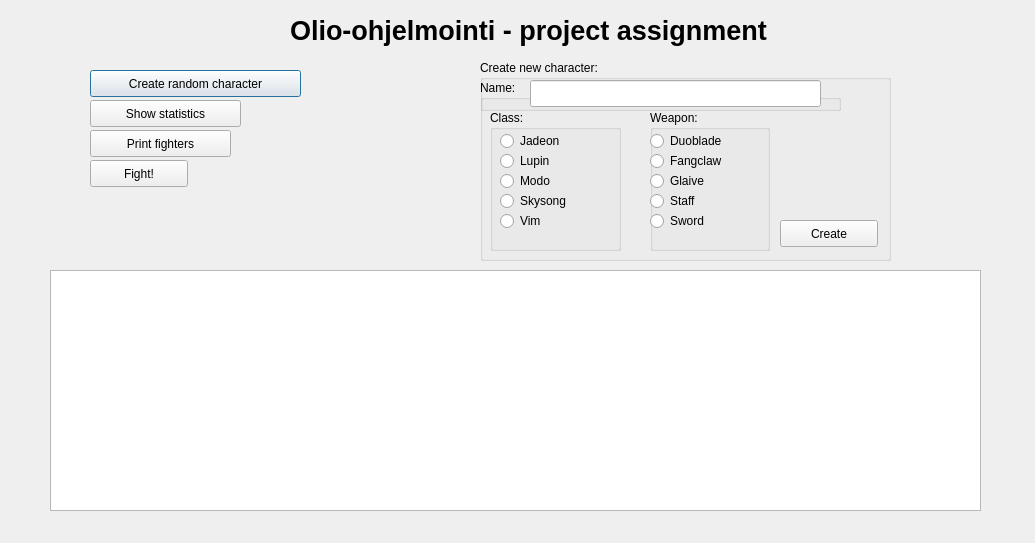
<?xml version="1.0" encoding="UTF-8"?>
<ui version="4.0">
 <class>HTForm</class>
 <widget class="QDialog" name="HTForm">
  <property name="geometry">
   <rect>
    <x>0</x>
    <y>0</y>
    <width>1035</width>
    <height>543</height>
   </rect>
  </property>
  <property name="windowTitle">
   <string>HTForm</string>
  </property>
  <widget class="QLabel" name="label">
   <property name="geometry">
    <rect>
     <x>290</x>
     <y>10</y>
     <width>481</width>
     <height>41</height>
    </rect>
   </property>
   <property name="font">
    <font>
     <pointsize>20</pointsize>
     <weight>75</weight>
     <bold>true</bold>
    </font>
   </property>
   <property name="text">
    <string>Olio-ohjelmointi - project assignment</string>
   </property>
  </widget>
  <widget class="QPushButton" name="pushButton_2">
   <property name="geometry">
    <rect>
     <x>90</x>
     <y>70</y>
     <width>211</width>
     <height>27</height>
    </rect>
   </property>
   <property name="text">
    <string>Create random character</string>
   </property>
  </widget>
  <widget class="QPushButton" name="pushButton_3">
   <property name="geometry">
    <rect>
     <x>90</x>
     <y>100</y>
     <width>151</width>
     <height>27</height>
    </rect>
   </property>
   <property name="text">
    <string>Show statistics</string>
   </property>
  </widget>
  <widget class="QPushButton" name="pushButton_4">
   <property name="geometry">
    <rect>
     <x>90</x>
     <y>130</y>
     <width>141</width>
     <height>27</height>
    </rect>
   </property>
   <property name="text">
    <string>Print fighters</string>
   </property>
  </widget>
  <widget class="QPushButton" name="pushButton_5">
   <property name="geometry">
    <rect>
     <x>90</x>
     <y>160</y>
     <width>98</width>
     <height>27</height>
    </rect>
   </property>
   <property name="text">
    <string>Fight!</string>
   </property>
  </widget>
  <widget class="QGroupBox" name="groupBox">
   <property name="geometry">
    <rect>
     <x>480</x>
     <y>60</y>
     <width>411</width>
     <height>201</height>
    </rect>
   </property>
   <property name="title">
    <string>Create new character:</string>
   </property>
   <widget class="QGroupBox" name="groupBox_2">
    <property name="geometry">
     <rect>
      <x>0</x>
      <y>20</y>
      <width>361</width>
      <height>31</height>
     </rect>
    </property>
    <property name="title">
     <string>Name:</string>
    </property>
    <widget class="QLineEdit" name="lineEdit">
     <property name="geometry">
      <rect>
       <x>50</x>
       <y>0</y>
       <width>291</width>
       <height>27</height>
      </rect>
     </property>
    </widget>
   </widget>
   <widget class="QGroupBox" name="groupBox_3">
    <property name="geometry">
     <rect>
      <x>10</x>
      <y>50</y>
      <width>131</width>
      <height>141</height>
     </rect>
    </property>
    <property name="title">
     <string>Class:</string>
    </property>
    <widget class="QRadioButton" name="radioButton">
     <property name="geometry">
      <rect>
       <x>10</x>
       <y>20</y>
       <width>116</width>
       <height>22</height>
      </rect>
     </property>
     <property name="text">
      <string>Jadeon</string>
     </property>
    </widget>
    <widget class="QRadioButton" name="radioButton_2">
     <property name="geometry">
      <rect>
       <x>10</x>
       <y>40</y>
       <width>116</width>
       <height>22</height>
      </rect>
     </property>
     <property name="text">
      <string>Lupin</string>
     </property>
    </widget>
    <widget class="QRadioButton" name="radioButton_3">
     <property name="geometry">
      <rect>
       <x>10</x>
       <y>60</y>
       <width>116</width>
       <height>22</height>
      </rect>
     </property>
     <property name="text">
      <string>Modo</string>
     </property>
    </widget>
    <widget class="QRadioButton" name="radioButton_4">
     <property name="geometry">
      <rect>
       <x>10</x>
       <y>80</y>
       <width>116</width>
       <height>22</height>
      </rect>
     </property>
     <property name="text">
      <string>Skysong</string>
     </property>
    </widget>
    <widget class="QRadioButton" name="radioButton_5">
     <property name="geometry">
      <rect>
       <x>10</x>
       <y>100</y>
       <width>116</width>
       <height>22</height>
      </rect>
     </property>
     <property name="text">
      <string>Vim</string>
     </property>
    </widget>
   </widget>
   <widget class="QGroupBox" name="groupBox_4">
    <property name="geometry">
     <rect>
      <x>170</x>
      <y>50</y>
      <width>120</width>
      <height>141</height>
     </rect>
    </property>
    <property name="title">
     <string>Weapon:</string>
    </property>
    <widget class="QRadioButton" name="radioButton_6">
     <property name="geometry">
      <rect>
       <x>0</x>
       <y>20</y>
       <width>116</width>
       <height>22</height>
      </rect>
     </property>
     <property name="text">
      <string>Duoblade</string>
     </property>
    </widget>
    <widget class="QRadioButton" name="radioButton_7">
     <property name="geometry">
      <rect>
       <x>0</x>
       <y>40</y>
       <width>116</width>
       <height>22</height>
      </rect>
     </property>
     <property name="text">
      <string>Fangclaw</string>
     </property>
    </widget>
    <widget class="QRadioButton" name="radioButton_8">
     <property name="geometry">
      <rect>
       <x>0</x>
       <y>60</y>
       <width>116</width>
       <height>22</height>
      </rect>
     </property>
     <property name="text">
      <string>Glaive</string>
     </property>
    </widget>
    <widget class="QRadioButton" name="radioButton_9">
     <property name="geometry">
      <rect>
       <x>0</x>
       <y>80</y>
       <width>116</width>
       <height>22</height>
      </rect>
     </property>
     <property name="text">
      <string>Staff</string>
     </property>
    </widget>
    <widget class="QRadioButton" name="radioButton_10">
     <property name="geometry">
      <rect>
       <x>0</x>
       <y>100</y>
       <width>116</width>
       <height>22</height>
      </rect>
     </property>
     <property name="text">
      <string>Sword</string>
     </property>
    </widget>
   </widget>
   <widget class="QPushButton" name="pushButton">
    <property name="geometry">
     <rect>
      <x>300</x>
      <y>160</y>
      <width>98</width>
      <height>27</height>
     </rect>
    </property>
    <property name="text">
     <string>Create</string>
    </property>
   </widget>
  </widget>
  <widget class="QTextBrowser" name="textBrowser">
   <property name="geometry">
    <rect>
     <x>50</x>
     <y>270</y>
     <width>931</width>
     <height>241</height>
    </rect>
   </property>
  </widget>
 </widget>
 <resources/>
 <connections/>
</ui>
